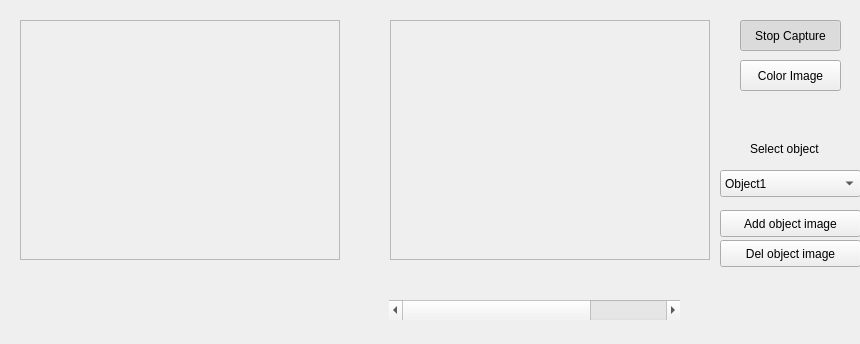
<?xml version="1.0" encoding="UTF-8"?>
<ui version="4.0">
 <class>MainWindow</class>
 <widget class="QWidget" name="MainWindow">
  <property name="geometry">
   <rect>
    <x>0</x>
    <y>0</y>
    <width>860</width>
    <height>344</height>
   </rect>
  </property>
  <property name="windowTitle">
   <string>Proyecto de Visión Artificial</string>
  </property>
  <widget class="QFrame" name="imageFrameS">
   <property name="geometry">
    <rect>
     <x>20</x>
     <y>20</y>
     <width>320</width>
     <height>240</height>
    </rect>
   </property>
   <property name="frameShape">
    <enum>QFrame::StyledPanel</enum>
   </property>
   <property name="frameShadow">
    <enum>QFrame::Raised</enum>
   </property>
  </widget>
  <widget class="QFrame" name="imageFrameD">
   <property name="geometry">
    <rect>
     <x>390</x>
     <y>20</y>
     <width>320</width>
     <height>240</height>
    </rect>
   </property>
   <property name="frameShape">
    <enum>QFrame::StyledPanel</enum>
   </property>
   <property name="frameShadow">
    <enum>QFrame::Raised</enum>
   </property>
  </widget>
  <widget class="QPushButton" name="captureButton">
   <property name="geometry">
    <rect>
     <x>740</x>
     <y>20</y>
     <width>101</width>
     <height>31</height>
    </rect>
   </property>
   <property name="text">
    <string>Stop Capture</string>
   </property>
   <property name="checkable">
    <bool>true</bool>
   </property>
   <property name="checked">
    <bool>true</bool>
   </property>
  </widget>
  <widget class="QPushButton" name="colorButton">
   <property name="geometry">
    <rect>
     <x>740</x>
     <y>60</y>
     <width>101</width>
     <height>31</height>
    </rect>
   </property>
   <property name="focusPolicy">
    <enum>Qt::StrongFocus</enum>
   </property>
   <property name="text">
    <string>Color Image</string>
   </property>
   <property name="checkable">
    <bool>true</bool>
   </property>
   <property name="checked">
    <bool>false</bool>
   </property>
  </widget>
  <widget class="QPushButton" name="addButton">
   <property name="geometry">
    <rect>
     <x>720</x>
     <y>210</y>
     <width>141</width>
     <height>27</height>
    </rect>
   </property>
   <property name="text">
    <string>Add object image</string>
   </property>
  </widget>
  <widget class="QPushButton" name="delButton">
   <property name="geometry">
    <rect>
     <x>720</x>
     <y>240</y>
     <width>141</width>
     <height>27</height>
    </rect>
   </property>
   <property name="text">
    <string>Del object image</string>
   </property>
  </widget>
  <widget class="QScrollBar" name="objScrollBar">
   <property name="geometry">
    <rect>
     <x>389</x>
     <y>300</y>
     <width>291</width>
     <height>20</height>
    </rect>
   </property>
   <property name="minimumSize">
    <size>
     <width>291</width>
     <height>0</height>
    </size>
   </property>
   <property name="minimum">
    <number>0</number>
   </property>
   <property name="maximum">
    <number>4</number>
   </property>
   <property name="orientation">
    <enum>Qt::Horizontal</enum>
   </property>
  </widget>
  <widget class="QLabel" name="label">
   <property name="geometry">
    <rect>
     <x>750</x>
     <y>140</y>
     <width>91</width>
     <height>17</height>
    </rect>
   </property>
   <property name="text">
    <string>Select object</string>
   </property>
  </widget>
  <widget class="QComboBox" name="objectComboBox">
   <property name="geometry">
    <rect>
     <x>720</x>
     <y>170</y>
     <width>141</width>
     <height>27</height>
    </rect>
   </property>
   <item>
    <property name="text">
     <string>Object1</string>
    </property>
   </item>
   <item>
    <property name="text">
     <string>Object2</string>
    </property>
   </item>
   <item>
    <property name="text">
     <string>Object3</string>
    </property>
   </item>
  </widget>
 </widget>
 <resources/>
 <connections/>
</ui>
